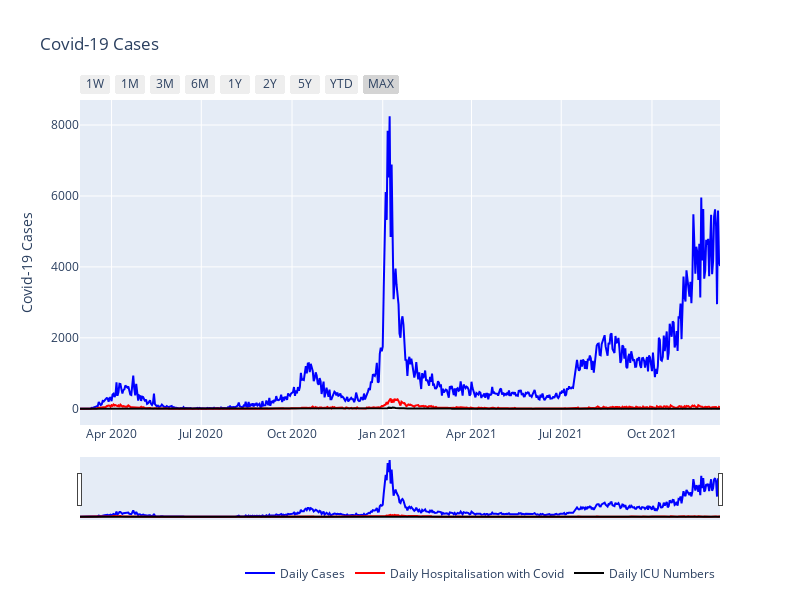

Notebook code for this chart:
### Markdown cell above
### Plotly Graph 1

### Code cell
fig = go.Figure()

age = go.Scatter(x = confirmed_cc_df['Date'],
                             y = confirmed_cc_df['Daily Cases'],
                             name = 'Daily Cases',
                             mode = 'lines',
                             customdata = confirmed_cc_df['Column'],
                             hovertemplate = "<b>%{customdata}</b><br><br>" +
                                            "Date: %{x|%d %b %Y} <br>" +
                                            "Covid-19 Cases: %{y:,.}<br>"+
                                             "<extra></extra>",
                             line = dict(color = "blue"))

hospitalisation = go.Scatter(x = hospital_cc_df['Date'],
                             y = hospital_cc_df['Daily Cases'],
                             name = 'Daily Hospitalisation with Covid',
                             mode = 'lines',
                             customdata = hospital_cc_df['Column'],
                             hovertemplate = "<b>%{customdata}</b><br><br>" +
                                            "Date: %{x|%d %b %Y} <br>" +
                                            "Daily Hospitalisation with Covid: %{y:,.}<br>"+
                                             "<extra></extra>",
                             line = dict(color = "red"))

icu = go.Scatter(x = icu_cc_df['Date'],
                             y = icu_cc_df['Daily Cases'],
                             name = 'Daily ICU Numbers',
                             mode = 'lines',
                             customdata = icu_cc_df['Column'],
                             hovertemplate = "<b>%{customdata}</b><br><br>" +
                                            "Date: %{x|%d %b %Y} <br>" +
                                            "Daily Hospitalisation with Covid: %{y:,.}<br>"+
                                             "<extra></extra>",
                             line = dict(color = "black"))

data = [age, hospitalisation, icu]

layout = dict(
    title = 'Covid-19 Cases',
    yaxis_title = 'Covid-19 Cases',
    autosize = False, width = 800, height = 600,
    xaxis=dict(
        rangeselector=dict(
            buttons=list([
                            dict(count = 7, step = "day", stepmode = "backward", label = "1W"),
                            dict(count = 1, step = "month", stepmode = "backward", label = "1M"),
                            dict(count = 3, step = "month", stepmode = "backward", label = "3M"),
                            dict(count = 6, step = "month", stepmode = "backward", label = "6M"),
                            dict(count = 1, step = "year", stepmode = "backward", label = "1Y"),
                            dict(count = 2, step = "year", stepmode = "backward", label = "2Y"),
                            dict(count = 5, step = "year", stepmode = "backward", label = "5Y"),
                            dict(count = 1, step = "year", stepmode = "todate", label = "YTD"),
                            dict(count = 1, step = "all", stepmode = "backward", label = "MAX")])
        ),
        rangeslider=dict(
            visible = True
        ),
        type='date'
    )
)

fig = go.FigureWidget(data=data, layout=layout)
# fig.update_layout(showlegend=False)
fig.update_layout(legend=dict(
    orientation="h",
    yanchor="bottom",
    y=-0.5,
    xanchor="right",
    x=1
))



fig.show()

### Figure 1 — Plotly figure (JSON) as saved in the notebook; plotly's stock layout.template omitted (floating-point values rounded to 4 significant figures; data arrays with more than 128 entries replaced by an {"elided": "..."} marker saying what was removed)
{"data": [{"customdata": {"elided": "648 str values"}, "hovertemplate": "<b>%{customdata}</b><br><br>Date: %{x|%d %b %Y} <br>Covid-19 Cases: %{y:,.}<br><extra></extra>", "line": {"color": "blue"}, "mode": "lines", "name": "Daily Cases", "type": "scatter", "uid": "ad7d474f-d6e8-4dc1-b7db-bb5f799e67ce", "x": {"elided": "648 str values"}, "y": {"elided": "648 int values"}}, {"customdata": {"elided": "648 str values"}, "hovertemplate": "<b>%{customdata}</b><br><br>Date: %{x|%d %b %Y} <br>Daily Hospitalisation with Covid: %{y:,.}<br><extra></extra>", "line": {"color": "red"}, "mode": "lines", "name": "Daily Hospitalisation with Covid", "type": "scatter", "uid": "cc0e97ff-c57f-43f8-9a5f-319d5e977121", "x": {"elided": "648 str values"}, "y": {"elided": "648 int values"}}, {"customdata": {"elided": "648 str values"}, "hovertemplate": "<b>%{customdata}</b><br><br>Date: %{x|%d %b %Y} <br>Daily Hospitalisation with Covid: %{y:,.}<br><extra></extra>", "line": {"color": "black"}, "mode": "lines", "name": "Daily ICU Numbers", "type": "scatter", "uid": "d40a4b7e-feba-4cfd-be92-89755ed0e842", "x": {"elided": "648 str values"}, "y": {"elided": "648 int values"}}], "layout": {"autosize": false, "height": 600, "legend": {"orientation": "h", "x": 1, "xanchor": "right", "y": -0.5, "yanchor": "bottom"}, "title": {"text": "Covid-19 Cases"}, "width": 800, "xaxis": {"rangeselector": {"buttons": [{"count": 7, "label": "1W", "step": "day", "stepmode": "backward"}, {"count": 1, "label": "1M", "step": "month", "stepmode": "backward"}, {"count": 3, "label": "3M", "step": "month", "stepmode": "backward"}, {"count": 6, "label": "6M", "step": "month", "stepmode": "backward"}, {"count": 1, "label": "1Y", "step": "year", "stepmode": "backward"}, {"count": 2, "label": "2Y", "step": "year", "stepmode": "backward"}, {"count": 5, "label": "5Y", "step": "year", "stepmode": "backward"}, {"count": 1, "label": "YTD", "step": "year", "stepmode": "todate"}, {"count": 1, "label": "MAX", "step": "all", "stepmode": "backward"}]}, "rangeslider": {"visible": true}, "type": "date"}, "yaxis": {"title": {"text": "Covid-19 Cases"}}}}
